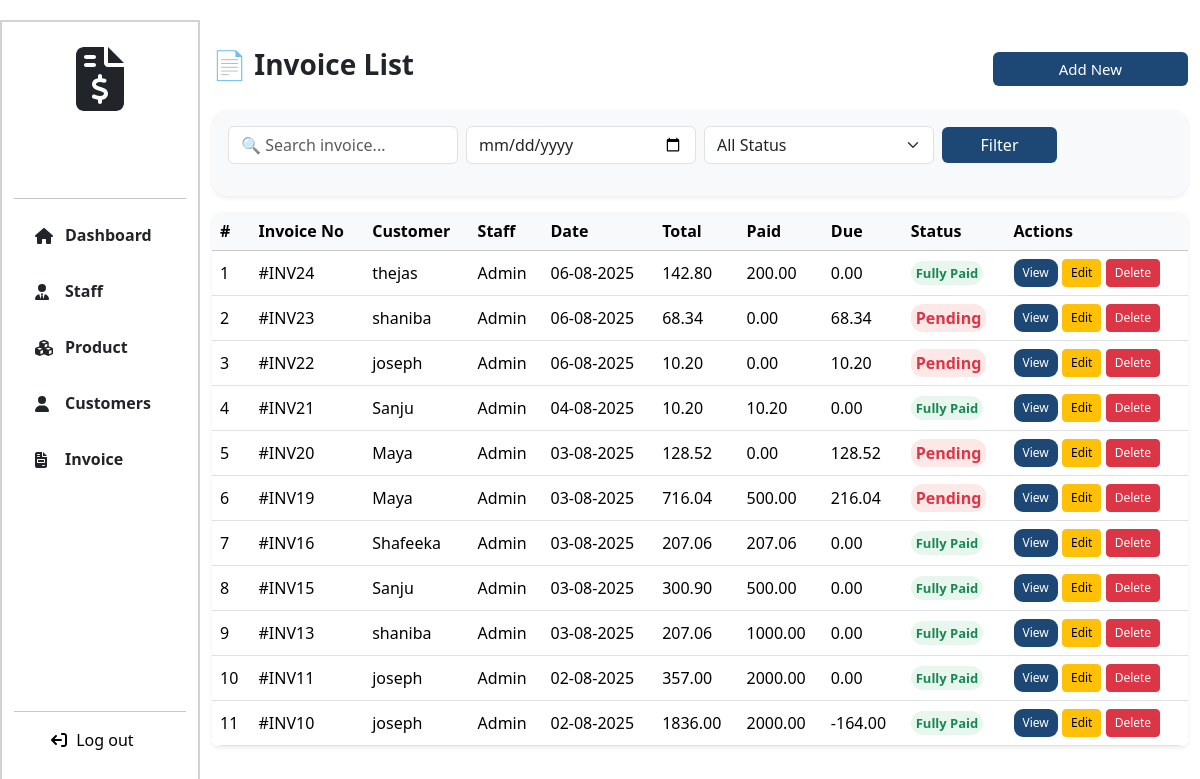
The page /invoices/ (signed in) on the database as committed earlier.
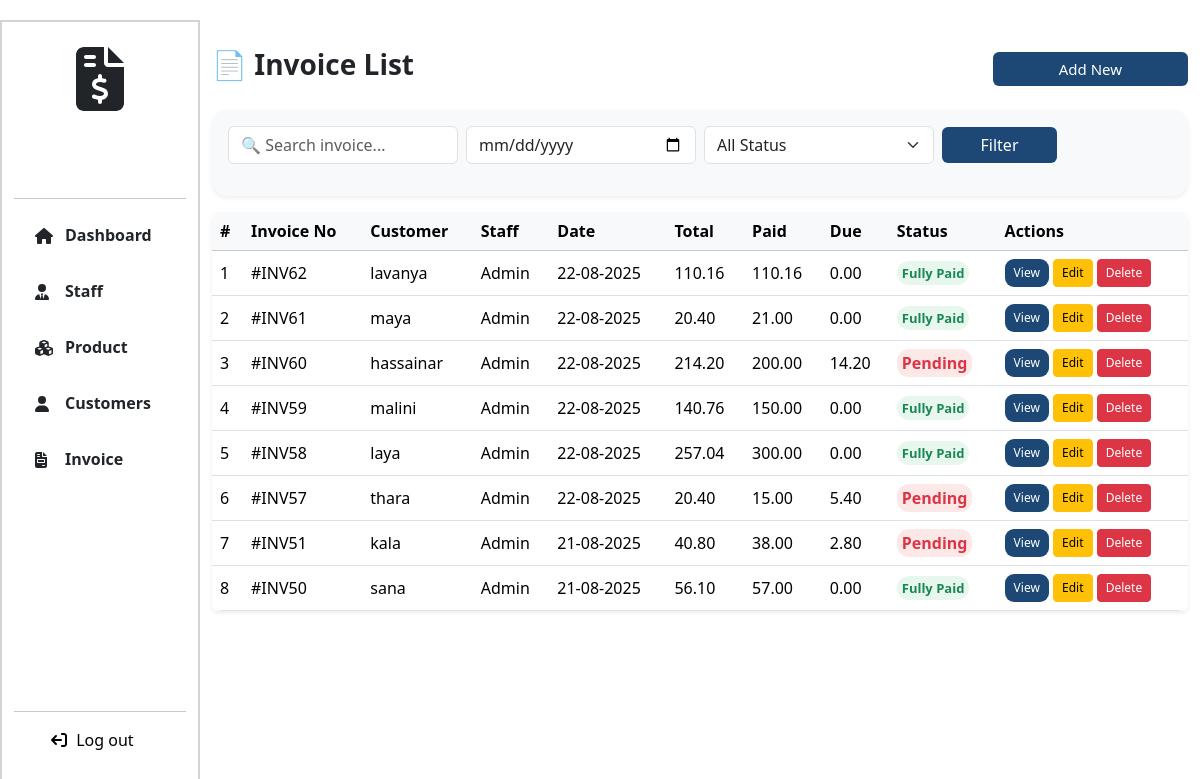
The same page on the database as committed later.
### Billing_App/models.py (models this page shows, shortened)
class Invoice(models.Model):
    customer = models.ForeignKey(Customer, on_delete=models.CASCADE)
    staff = models.ForeignKey(User, on_delete=models.CASCADE)
    date = models.DateTimeField(auto_now_add=True)
    gst_percentage = models.IntegerField(default=2)
    gst = models.DecimalField(max_digits=5, decimal_places=2, default=0.00)
    total = models.DecimalField(max_digits=15, decimal_places=2, default=0)
    grand_total = models.DecimalField(max_digits=15, default=0, decimal_places=2)
    amount_paid = models.DecimalField(max_digits=10, decimal_places=2, default=0.00)
    amount_due = models.DecimalField(max_digits=10, decimal_places=2, default=0.00)
    notes = models.TextField(blank=True, null=True)
    payment_method = models.CharField(
        max_length=50,
        choices=[
            ('cash', 'Cash'),
            ('card', 'Card'),
            ('upi', 'UPI'),
            ('bank_transfer', 'Bank Transfer'),
        ],
        default='cash'
    )

class Customer(models.Model):
    fullname = models.CharField(max_length=255)
    phone=models.IntegerField(unique=True)
    address = models.TextField()
    wallet = models.DecimalField(max_digits=10, decimal_places=2, default=Decimal('0.00'))
    credit_limit = models.DecimalField(max_digits=10, decimal_places=2, default=Decimal('1000.00'))

### Billing_App/views.py (the view)
# urls.py: path('invoices/', views.invoices, name='invoices'),
@login_required
def invoices(request):
    search = request.GET.get("search", "").strip()
    date_filter = request.GET.get("date", "").strip()
    status_filter = request.GET.get("status", "").strip()
    invoices = Invoice.objects.all()
    if search:
        invoices = invoices.filter(
            Q(customer__fullname__icontains=search) |
            Q(id__icontains=search) |
            Q(grand_total__icontains=search)
        )
    if date_filter:
        invoices = invoices.filter(date__date=date_filter)
    if status_filter == "paid":
        invoices = invoices.filter(amount_paid__gte=F('grand_total'))
    elif status_filter == "pending":
        invoices = invoices.filter(amount_paid__lt=F('grand_total'))
    invoices = invoices.order_by('-id')
    context = {
        "invoices": invoices,
        "search": search,
        "date": date_filter,
        "status": status_filter
    }
    return render(request, "invoices.html", context)

### templates/invoices.html (shortened to what the changed rows need)
{% extends 'navbar.html' %}
{% load static %}
{% block link %}
<link rel="stylesheet" href="https://cdn.jsdelivr.net/npm/bootstrap@5.3.2/dist/css/bootstrap.min.css">
<link rel="stylesheet" href="{% static 'css/invoice.css' %}">
{% endblock %}
{% block content %}
<div class="col-lg-10 col-md-9 col-sm-9 page-col">
    {% if invoices %}
    <div class="card shadow-sm border-0">
        <div class="table-responsive">
            <table class="table table-hover align-middle mb-0">
                <thead class="table-light">
                    <tr>
                        <th>#</th>
                        <th>Invoice No</th>
                        <th>Customer</th>
                        <th>Staff</th>
                        <th>Date</th>
                        <th>Total</th>
                        <th>Paid</th>
                        <th>Due</th>
                        <th>Status</th>
                        <th>Actions</th>
                    </tr>
                </thead>
                <tbody>
                    {% for invoice in invoices %}
                    <tr>
                        <td>{{ forloop.counter }}</td>
                        <td>#INV{{ invoice.id }}</td>
                        <td>{{ invoice.customer.fullname }}</td>
                        <td>{% if not invoice.staff.first_name %}Admin{% else %}{{ invoice.staff.first_name }} {{ invoice.staff.last_name }}{% endif %}</td>
                        <td>{{ invoice.date|date:"d-m-Y" }}</td>
                        <td>{{ invoice.grand_total }}</td>
                        <td>{{ invoice.amount_paid }}</td>
                        <td>{{ invoice.amount_due }}</td>
                        <td>
                            {% if invoice.amount_paid >= invoice.grand_total %}
                                <span class="text-success fw-bold" style="font-size: 13px;">Fully Paid</span>
                            {% else %}
                                <span class="text-danger fw-bold">Pending</span>
                            {% endif %}
                        </td>
                        <td>
                            <a href="{% url 'invoice_view' invoice.id %}" class="btn btn-product btn-sm">View</a>
                            <a href="{% url 'edit_invoice' invoice.id %}" class="btn btn-warning btn-sm">Edit</a>
                            <form action="{% url 'delete_invoice' invoice.id %}" method="post" class="d-inline"
                                  onsubmit="return confirm('Are you sure you want to delete this invoice?');">
                                <button type="submit" class="btn btn-danger btn-sm">Delete</button>
                            </form>
                        </td>
                    </tr>
                    {% endfor %}
                </tbody>
            </table>
        </div>
    </div>
    {% else %}
    <div class="alert alert-warning text-center mt-4 rounded-pill shadow-sm">
        🚫 No Invoice Found!
    </div>
    {% endif %}
</div>
{% endblock %}

Rows that differ between the two databases and show on the page:
removed Invoice: id "24", customer.fullname "thejas", shows "Admin", date "06-08-2025", grand_total "142.80", amount_paid "200.00", amount_due "0.00", shows "Fully Paid"
removed Invoice: id "23", customer.fullname "shaniba", shows "Admin", date "06-08-2025", grand_total "68.34", amount_paid "0.00", amount_due "68.34", shows "Pending"
removed Invoice: id "22", customer.fullname "joseph", shows "Admin", date "06-08-2025", grand_total "10.20", amount_paid "0.00", amount_due "10.20", shows "Pending"
removed Invoice: id "21", customer.fullname "Sanju", shows "Admin", date "04-08-2025", grand_total "10.20", amount_paid "10.20", amount_due "0.00", shows "Fully Paid"
removed Invoice: id "20", customer.fullname "Maya", shows "Admin", date "03-08-2025", grand_total "128.52", amount_paid "0.00", amount_due "128.52", shows "Pending"
removed Invoice: id "19", customer.fullname "Maya", shows "Admin", date "03-08-2025", grand_total "716.04", amount_paid "500.00", amount_due "216.04", shows "Pending"
removed Invoice: id "16", customer.fullname "Shafeeka", shows "Admin", date "03-08-2025", grand_total "207.06", amount_paid "207.06", amount_due "0.00", shows "Fully Paid"
removed Invoice: id "15", customer.fullname "Sanju", shows "Admin", date "03-08-2025", grand_total "300.90", amount_paid "500.00", amount_due "0.00", shows "Fully Paid"
removed Invoice: id "13", customer.fullname "shaniba", shows "Admin", date "03-08-2025", grand_total "207.06", amount_paid "1000.00", amount_due "0.00", shows "Fully Paid"
removed Invoice: id "11", customer.fullname "joseph", shows "Admin", date "02-08-2025", grand_total "357.00", amount_paid "2000.00", amount_due "0.00", shows "Fully Paid"
removed Invoice: id "10", customer.fullname "joseph", shows "Admin", date "02-08-2025", grand_total "1836.00", amount_paid "2000.00", amount_due "-164.00", shows "Fully Paid"
added Invoice: id "62", customer.fullname "lavanya", shows "Admin", date "22-08-2025", grand_total "110.16", amount_paid "110.16", amount_due "0.00", shows "Fully Paid"
added Invoice: id "61", customer.fullname "maya", shows "Admin", date "22-08-2025", grand_total "20.40", amount_paid "21.00", amount_due "0.00", shows "Fully Paid"
added Invoice: id "60", customer.fullname "hassainar", shows "Admin", date "22-08-2025", grand_total "214.20", amount_paid "200.00", amount_due "14.20", shows "Pending"
added Invoice: id "59", customer.fullname "malini", shows "Admin", date "22-08-2025", grand_total "140.76", amount_paid "150.00", amount_due "0.00", shows "Fully Paid"
added Invoice: id "58", customer.fullname "laya", shows "Admin", date "22-08-2025", grand_total "257.04", amount_paid "300.00", amount_due "0.00", shows "Fully Paid"
added Invoice: id "57", customer.fullname "thara", shows "Admin", date "22-08-2025", grand_total "20.40", amount_paid "15.00", amount_due "5.40", shows "Pending"
added Invoice: id "51", customer.fullname "kala", shows "Admin", date "21-08-2025", grand_total "40.80", amount_paid "38.00", amount_due "2.80", shows "Pending"
added Invoice: id "50", customer.fullname "sana", shows "Admin", date "21-08-2025", grand_total "56.10", amount_paid "57.00", amount_due "0.00", shows "Fully Paid"
